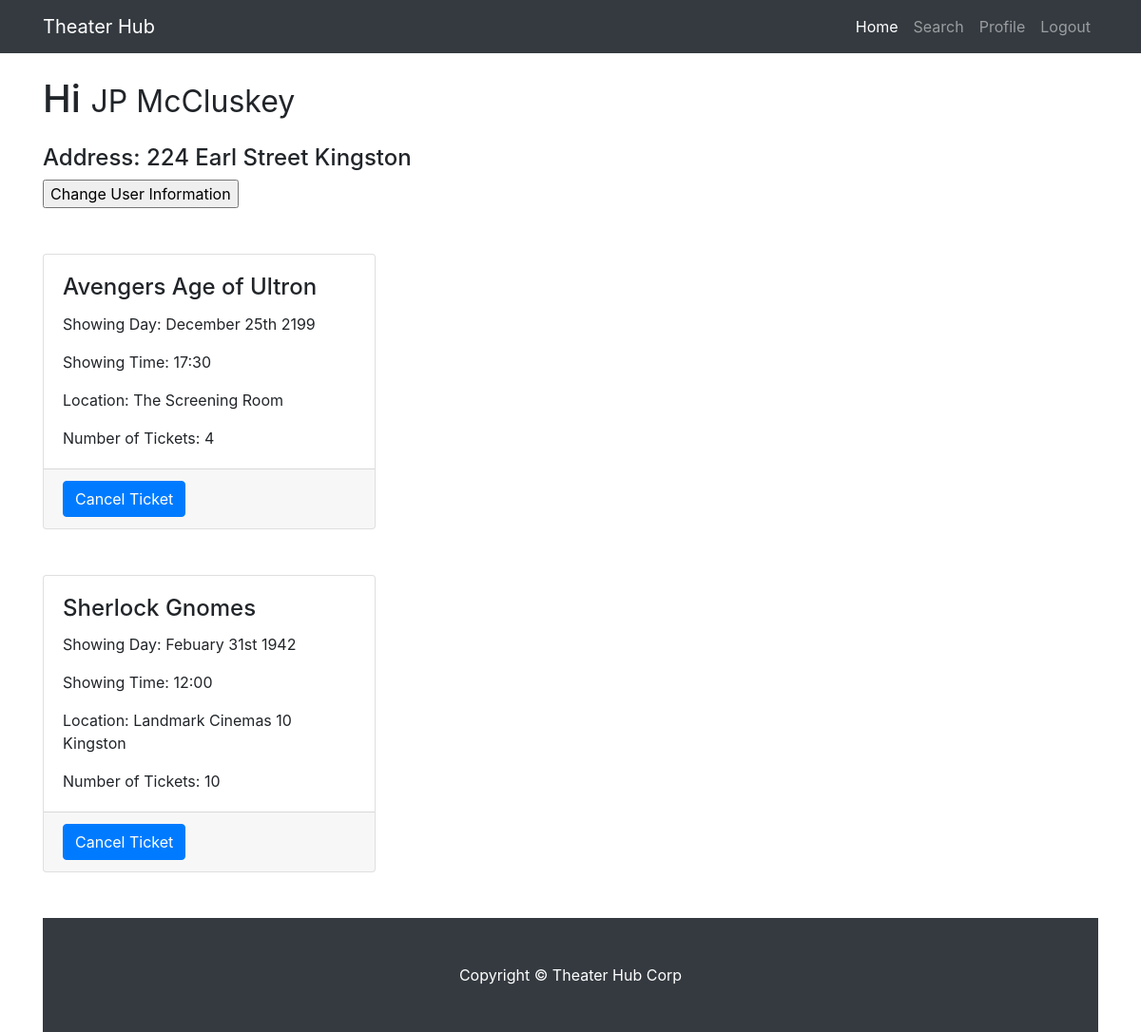
The app's page /profile.php (signed in) with its own data.
### tables this page shows
CREATE TABLE User (
AccountNumber 	 VARCHAR(8) 		NOT NULL,
FNAME 			 VARCHAR(30) 		NOT NULL,
LNAME 			 VARCHAR (30) 		NOT NULL,
StreetNumber 	 INTEGER 			NOT NULL,
Street 			 VARCHAR(15) 		NOT NULL,
City 			 VARCHAR(15) 		NOT NULL,
PhoneNumber 	 INTEGER 			NOT NULL,   
Email 			 VARCHAR(30) 		NOT NULL,
Password 		 VARCHAR(20) 		NOT NULL,
CreditCardNumber VARCHAR(16) 		,
ExpDate 		 NUMERIC(4,0) 		,         
 
IsAdmin          NUMERIC(1,0)       NOT NULL,
PRIMARY KEY (AccountNumber)  
);

CREATE TABLE Reservations (
AccountNumber 	    CHAR(8) 			NOT NULL,
ReservationNumber   INTEGER             NOT NULL,    
ShowingNumber       INTEGER             NOT NULL,    
Quantity 		    INTEGER     	    NOT NULL,
PRIMARY KEY(ReservationNumber),
FOREIGN KEY(ShowingNumber) REFERENCES Showing(ShowingNumber),
FOREIGN KEY(AccountNumber) REFERENCES User(AccountNumber) ON DELETE CASCADE
);

CREATE TABLE Showing (
ShowingNumber               INTEGER         NOT NULL,    
MovieTitle			        VARCHAR(30)	    NOT NULL,
ComplexName			        VARCHAR(50)	    NOT NULL,
StartTime			        VARCHAR(30) 	NOT NULL,    
StartDate			        VARCHAR(30)     NOT NULL,    
TheaterNumber			    INTEGER		    NOT NULL,
NumberOfSeatsAvailable      INTEGER		    NOT NULL,
PRIMARY KEY(ShowingNumber, MovieTitle),
FOREIGN KEY(MovieTitle) REFERENCES Movie(MovieTitle),
FOREIGN KEY(ComplexName, TheaterNumber) REFERENCES TheaterRoom(ComplexName,TheaterNumber)
);

### profile.php (the view, shortened to what this page needs)
<?php
    $servername = "localhost";
    $username = "root";
    $password = "";
    $dbname = "final_theaterdb";
    $conn = new mysqli($servername, $username, $password, $dbname);
    $accountnumber = $_SESSION["accountnumber"];
    $fname_query_result = $conn->query("select FNAME from User where AccountNumber ='$accountnumber'");
    $fname = mysqli_fetch_array($fname_query_result)['FNAME'];
    $lname_query_result = $conn->query("select LNAME from User where AccountNumber ='$accountnumber'");
    $lname = mysqli_fetch_array($lname_query_result)['LNAME'];
    $streetnum_query_result = $conn->query("select StreetNumber from User where AccountNumber ='$accountnumber'");
    $streetnum = mysqli_fetch_array($streetnum_query_result)['StreetNumber'];
    $street_query_result = $conn->query("select Street from User where AccountNumber ='$accountnumber'");
    $street = mysqli_fetch_array($street_query_result)['Street'];
    $city_query_result = $conn->query("select City from User where AccountNumber ='$accountnumber'");
    $city = mysqli_fetch_array($city_query_result)['City'];
    $resnum_query_result = $conn->query("select ReservationNumber from Reservations where AccountNumber ='$accountnumber'");
?>
<!DOCTYPE html>
<html lang="en">
  <head>
    <link href="vendor/bootstrap/css/bootstrap.min.css" rel="stylesheet">
    <link href="css/portfolio-item.css" rel="stylesheet">
  </head>
  <body>
    <nav class="navbar navbar-expand-lg navbar-dark bg-dark fixed-top">
      <div class="container">
        <a class="navbar-brand" href="#">Theater Hub</a>
        <div class="collapse navbar-collapse" id="navbarResponsive">
          <ul class="navbar-nav ml-auto">
            <li class="nav-item active">
              <a class="nav-link" href="home.php">Home
              </a>
            </li>
            <li class="nav-item">
              <a class="nav-link" href="search.php">Search</a>
            </li>
             <li class="nav-item">
              <a class="nav-link" href="profile.php">Profile</a>
            </li>
            <li class="nav-item">
              <a class="nav-link" href="login.html">Logout</a>
            </li>
          </ul>
        </div>
      </div>
    </nav>
    <div class="container">
      <h1 class="my-4">Hi
        <?php
        echo "<small>" . $fname . " "  . $lname . "</small>";
        ?>
      </h1>
      <h4> Address: <?php echo "$streetnum "; echo " $street"; echo  "  $city"; ?> </h4>
      <form>
<input type="button" value="Change User Information" onclick="window.location.href='UserSettings.php'" />
</form>
<br>
<?php
while ($row = mysqli_fetch_array($resnum_query_result)) {
    $resnum = $row['ReservationNumber'];
    $shonum_query_result = $conn->query("select ShowingNumber from Reservations where AccountNumber ='$accountnumber' and ReservationNumber = '$resnum' ");
    $shonum = mysqli_fetch_array($shonum_query_result)['ShowingNumber'];
    $quantity_query_result = $conn->query("select Quantity from Reservations where AccountNumber ='$accountnumber'and ReservationNumber = '$resnum' ");
    $quantity = mysqli_fetch_array($quantity_query_result)['Quantity'];
    $date_query_result = $conn->query("select StartDate from Showing where ShowingNumber ='$shonum' ");
    $date = mysqli_fetch_array($date_query_result)['StartDate'];
    $complex_query_result = $conn->query("select ComplexName from Showing where ShowingNumber ='$shonum'");
    $complex = mysqli_fetch_array($complex_query_result)['ComplexName'];
    $time_query_result = $conn->query("select StartTime from Showing where ShowingNumber ='$shonum'");
    $time = mysqli_fetch_array($time_query_result)['StartTime'];
    $movie_query_result = $conn->query("select MovieTitle from Showing where ShowingNumber ='$shonum'");
    $movie = mysqli_fetch_array($movie_query_result)['MovieTitle'];
?>
    <div class="row">
       <div class="col-sm-4 my-4">
          <div class="card">
            <div class="card-body">
              <h4 class="card-title"> <?php echo  $movie ; ?> </h4>
              <p class="card-text">Showing Day: <?php echo  $date ; ?> </p>
               <p class="card-text">Showing Time: <?php echo $time ; ?> </p>
               <p class="card-text">Location: <?php echo  $complex ; ?> </p>
               <p class="card-text">Number of Tickets: <?php echo  $quantity ; ?> </p>
            </div>
            <div class="card-footer">
            	<?php
            	echo "<form method='get' action='cancelticket.php'>";
                echo "<input type='submit' class='btn btn-primary'  value='Cancel Ticket' >";
                echo "</form>";
                ?>
            </div>
          </div>
        </div>
    </div>
<?php
}
?>
    <br>
    <footer class="py-5 bg-dark">
      <div class="container">
        <p class="m-0 text-center text-white">Copyright &copy; Theater Hub Corp</p>
      </div>
    </footer>
  </body>
</html>

### css/portfolio-item.css (style rules this page uses)
body { padding-top: 54px; }
@media (min-width: 992px) { body { padding-top: 56px; } }

### records on screen
user: FNAME "JP", LNAME "McCluskey", StreetNumber "224", Street "Earl Street", City "Kingston"
reservations: showing.MovieTitle "Avengers Age of Ultron", showing.StartDate "December 25th 2199", showing.StartTime "17:30", showing.ComplexName "The Screening Room", Quantity "4"
reservations: showing.MovieTitle "Sherlock Gnomes", showing.StartDate "Febuary 31st 1942", showing.StartTime "12:00", showing.ComplexName "Landmark Cinemas 10 Kingston", Quantity "10"
